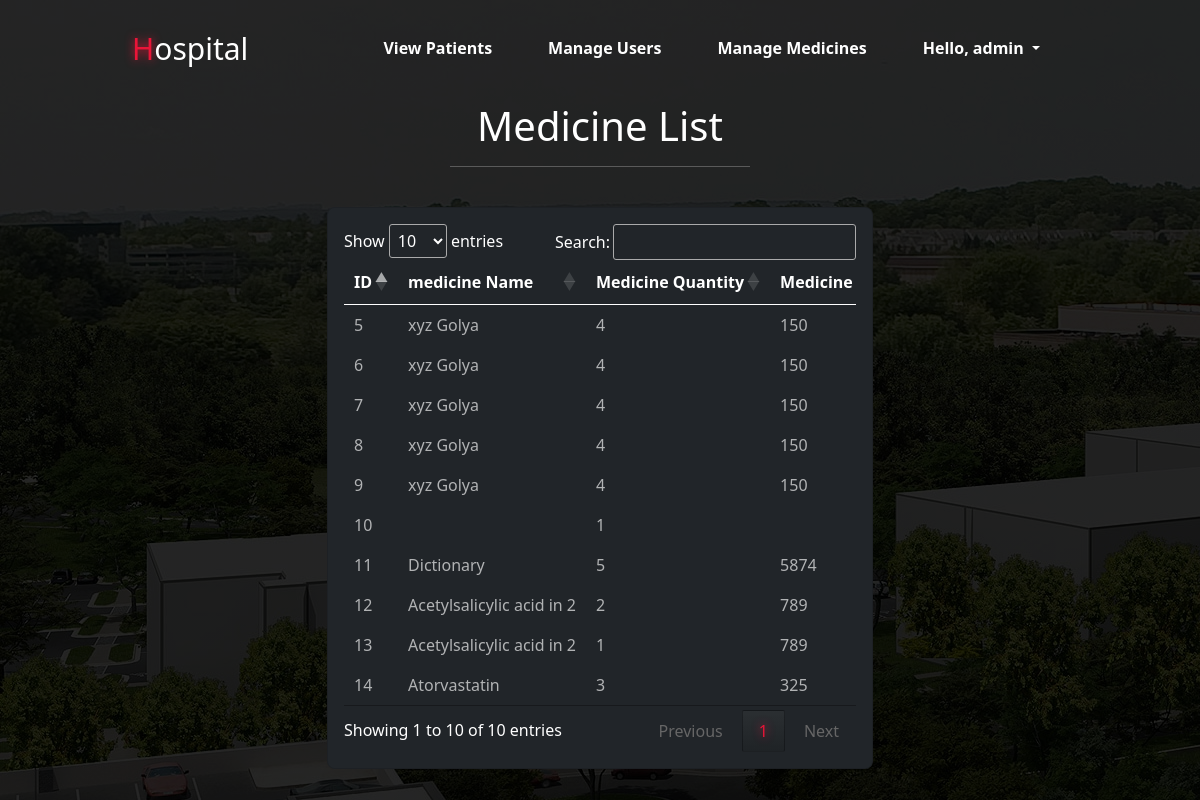
Screenshot of /admin/view_medicine.php?id=2 (signed in) with the database file from the repository.
### tables this page shows
CREATE TABLE `patient_medicine_list` (
  `id` int(11) NOT NULL,
  `patient_id` varchar(255) NOT NULL,
  `medicine_name` varchar(255) NOT NULL,
  `qty` varchar(255) NOT NULL,
  `price` varchar(255) NOT NULL
);

### dbcon.php (called while the page is built, shortened)
<?php
$DBHOST = 'localhost';
$DBUSER = 'root';
$DBPASS = '';
$DBNAME = 'helth-management-system';
$con = mysqli_connect($DBHOST, $DBUSER, $DBPASS, $DBNAME);
function checkAdminLogin()
{
    global $con;
    $selectUserQuery = "SELECT * FROM login_user WHERE id = " . $_SESSION['admin_user_id'];
    $query = mysqli_query($con, $selectUserQuery);
    return mysqli_fetch_assoc($query);
}

### admin/view_medicine.php (the view, shortened to what this page needs)
<?php
include '../dbcon.php';
$user =  checkAdminLogin();
$id = $_GET['id'];
$selectQuery = "SELECT * FROM patient_medicine_list WHERE patient_id = '$id'";
$Query = mysqli_query($con, $selectQuery);
?>
<!DOCTYPE html>
<html lang="en">
<head>
    <link href="https://cdn.jsdelivr.net/npm/bootstrap@5.0.2/dist/css/bootstrap.min.css" rel="stylesheet">
    <link rel="stylesheet" href="//cdn.datatables.net/1.13.1/css/jquery.dataTables.min.css">
</head>
<body>
    <section class="intro">
            <div class="mask pt-2 h-100" style="background-color: rgba(0,0,0,.25);">
            <nav class="navbar navbar-expand-lg navbar-light nav-navbar ">
                    <div class="container">
                        <a class="navbar-brand logo text-white" href="#"><span>H</span>ospital</a>
                        <div class="collapse navbar-collapse" id="navbarSupportedContent">
                            <ul class="navbar-nav ms-auto mb-2 mb-lg-0 ul-style-type ">
                                 <li class="nav-item ">
                                    <a class="nav-link active butn text-white" href="index.php">View Patients</a>
                                </li>
                                <li class="nav-item ">
                                <a class="nav-link active butn text-white" href="manage_users.php">Manage Users</a>
                            </li>
                            <li class="nav-item ">
                                <a class="nav-link active butn text-white" href="manage-medicines.php">Manage Medicines</a>
                            </li>
                                <li class="nav-item dropdown ">
                                    <a class="nav-link dropdown-toggle butn text-white" href="#" id="navbarDropdown" role="button" data-bs-toggle="dropdown" aria-expanded="false">
                                        Hello, <?php echo $user['username'] ?>
                                    </a>
                                </li>
                            </ul>
                        </div>
                    </div>
                </nav>
                <h1 class="text-center text-capitalize pt-3">Medicine List</h1>
                <hr class="w-25 mx-auto">
                <div class="container pt-3 align-item-center">
                    <div class="row justify-content-center pt-2">
                        <div class="col-6">
                            <div class="card bg-dark shadow-2-strong">
                                <div class="card-body">
                                    <div class="table-responsive">
                                        <table class="table table-dark table-borderless mb-0 dataTables">
                                            <thead>
                                                <tr>
                                                    <th scope="col">ID</th>
                                                    <th scope="col">medicine Name</th>
                                                    <th scope="col">Medicine Quantity</th>
                                                    <th scope="col">Medicine Prce</th>
                                                </tr>
                                            </thead>
                                            <tbody >
                                                <?php
                                                while ($medicine_result = mysqli_fetch_assoc($Query)) {
                                                ?>
                                                 <tr>
                                                    <td><?php echo $medicine_result['id']; ?></td>
                                                    <td><?php echo $medicine_result['medicine_name']; ?></td>
                                                    <td><?php echo $medicine_result['qty']; ?></td>
                                                    <td><?php echo $medicine_result['price']; ?></td>
                                                 </tr>
                                                <?php
                                                }
                                                ?>
                                            </tbody>
                                        </table>
                                    </div>
                                </div>
                            </div>
                        </div>
                    </div>
                </div>
            </div>
    </section>
</body>
</html>

### admin/view_medicine.php (style rules this page uses)
html, body, .intro { height: 100%; background-image: linear-gradient(rgba(0, 0, 0, 0.8), rgba(0, 0, 0, 0.8)), url(../images/hospital1.jpg); color: #fff; }
table td, table th { text-overflow: ellipsis; white-space: nowrap; overflow: hidden; }
thead th, tbody th { color: #fff; }
tbody td { font-weight: 500; color: rgba(255, 255, 255, .65); }
.card { border-radius: .5rem; }
.nav-navbar { display: flex; justify-content: space-between; align-items: center; padding-top: 10px; padding-left: 10%; padding-right: 10%; }
.logo { color: #fff; font-size: 30px; }
span { color: #ea1538; text-shadow: 0 0 10px #ea1538; }
.ul-style-type li { list-style-type: none; display: inline-block; padding: 10px 20px; }
.ul-style-type li a { text-decoration: none; font-weight: bold; }

### rows the page displays
patient_medicine_list: id "5", medicine_name "xyz Golya", qty "4", price "150"
patient_medicine_list: id "6", medicine_name "xyz Golya", qty "4", price "150"
patient_medicine_list: id "7", medicine_name "xyz Golya", qty "4", price "150"
patient_medicine_list: id "8", medicine_name "xyz Golya", qty "4", price "150"
patient_medicine_list: id "9", medicine_name "xyz Golya", qty "4", price "150"
patient_medicine_list: id "10", qty "1"
patient_medicine_list: id "11", medicine_name "Dictionary", qty "5", price "5874"
patient_medicine_list: id "12", medicine_name "Acetylsalicylic acid in 2", qty "2", price "789"
patient_medicine_list: id "13", medicine_name "Acetylsalicylic acid in 2", qty "1", price "789"
patient_medicine_list: id "14", medicine_name "Atorvastatin", qty "3", price "325"

### other values shown
$user['username'] "admin"
